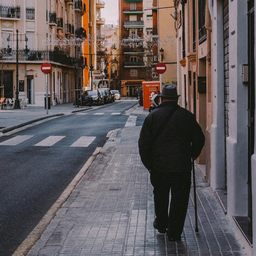
#> input picture cw-partI/No_entry/NoEntry0.bmp, 256 x 256 px, shrunk from 1000 x 1000 before the run
$ python hough.py -n No_entry/NoEntry0.bmp
#> lines starting #> are read from the running program, lines starting #| are printed output that depends on the picture; after the words box and inside, x2 and y2 are one past the last pixel; in counts of white or black regions, pixels touching at a corner belong together
import numpy as np
import matplotlib.pyplot as plt
import cv2
import os
import sys
import argparse

# LOADING THE IMAGE
# Example usage: python hough.py -n No_entry/NoEntry0.bmp
parser = argparse.ArgumentParser(description='no entry detection')
parser.add_argument('-name', '-n', type=str, default='No_entry/NoEntry0.bmp')
args = parser.parse_args()

# /** Global variables */
cascade_name = "NoEntrycascade/cascade.xml"


def detectBox(frame):

	# Pre-processing Image by turning it into Grayscale and normalising lighting
    frame_gray = cv2.cvtColor(frame, cv2.COLOR_BGR2GRAY)
    frame_gray = cv2.equalizeHist(frame_gray)
    # 2. Perform Viola-Jones Object Detection
    no_entry = model.detectMultiScale(frame_gray, scaleFactor=1.05, minNeighbors=5, flags=cv2.CASCADE_SCALE_IMAGE, minSize=(10,10), maxSize=(200,200))
    return no_entry

def houghSpace(frame_edge, rad=30):

    # Initialize the Hough space
    hSpace = np.zeros_like(frame_edge, dtype = np.float32)
    edgePoint = np.column_stack(np.where(frame_edge > 0))

    # vote on the hough space
    for j,k in edgePoint:
        for i in np.linspace(0, 2 * np.pi, 360):
            x = int(j - rad * np.cos(i))
            y = int(k - rad * np.sin(i))
            if 0 <= x < hSpace.shape[1] and 0 <= y < hSpace.shape[0]:
                hSpace[y, x] += 1

    hSpace = cv2.normalize(hSpace, None, 0, 255, cv2.NORM_MINMAX)
    plt.figure(figsize=(10, 10))
    plt.title(f"Hough Space for Radius = {rad}")
    plt.imshow(hSpace, cmap='hot')
    plt.colorbar()
    plt.savefig(f"hough_space_{rad}.png")
    plt.close()

def houghCircle(frame):

    # Pre-processing the image by turinging it into grayscale, apply gaussian blur and canny for better edge detecting
    frame_gray = cv2.cvtColor(frame, cv2.COLOR_BGR2GRAY)
    frame_blur = cv2.GaussianBlur(frame_gray, (9,9), 2)
    frame_edge = cv2.Canny(frame_blur, 50, 150)

    # Saving processed image to detectEdge.jpg
    cv2.imwrite("detectEdge.jpg", frame_edge)

    # Apply Hough circle detection on the image
    circle = cv2.HoughCircles(frame_blur, cv2.HOUGH_GRADIENT,
                              dp= 1.5,
                              minDist= 30,
                              param1= 100,
                              param2= 30,
                              minRadius= 5,
                              maxRadius= 50)
    if circle is not None:
        circle = np.uint16(np.around(circle))

    return circle, frame_edge

def combineDetect(detectVJ, detectCircle):

    matchBox = []

    # Loop around the circle detected by Hough circle and sign detected by Viola-Jones
    if detectCircle is not None:
        for i in detectCircle[0, :]:
            x = int(i[0])
            y = int(i[1])
            r = int(i[2])
            cX = x -r
            cY = y - r
            cWidth = r * 2
            cHeight = r * 2
            if detectCircle is not None:
                for j in detectVJ:
                    vX = int(j[0])
                    vY = int(j[1])
                    vWidth = int(j[2])
                    vHeight = int(j[3])
                    x1 = max(cX, vX)
                    y1 = max(cY, vY)
                    x2 = min(cX + cWidth, vX + vWidth)
                    y2 = min(cY + cHeight, vY + vHeight)
                    intersect = max(0, x2 - x1) * max(0, y2 - y1) #area of intersected box
                    union = ((cWidth * cHeight) # area of hough circle box
                            + (vWidth * vHeight) # area of VJ box
                            - intersect)
                    iou = intersect / union if union > 0 else 0
                    if iou > 0.5: # iou threshold set as 0.5
                        matchBox.append(j)
    return matchBox

def readGroundtruth(filename='groundtruth.txt', frame=None, imageName=None):

    imageName = os.path.basename(imageName)
    truthBox = []
    # read bounding boxes as ground truth
    with open(filename) as f:
        # read each line in text file
        for line in f.readlines():
            content_list = line.strip().split()
            img_name = content_list[0]
            x = int(content_list[1])
            y = int(content_list[2])
            width = int(content_list[3])
            height = int(content_list[4])

            if img_name == imageName:
                start = (x, y)
                end = (x + width, y + height)
                colour = (0, 0, 255)  # Blue for ground truth boxes
                thickness = 2
                truthBox.append((x, y, width, height))
                frame = cv2.rectangle(frame, start, end, colour, thickness)
    return truthBox

# ==== MAIN ==============================================

imageName = args.name

# ignore if no such file is present.
if (not os.path.isfile(imageName)) or (not os.path.isfile(cascade_name)):
    print('No such file')
    sys.exit(1)

# 1. Read Input Image
frame = cv2.imread(imageName, 1)
#> frame is the input picture: shape (256, 256, 3); mean B, G, R 91.5, 90.2, 97.8

# ignore if image is not array.
if not (type(frame) is np.ndarray):
    print('Not image data')
    sys.exit(1)


# 2. Load the Strong Classifier in a structure called `Cascade'
model = cv2.CascadeClassifier(cascade_name)
if not model.load(cascade_name):
    print('--(!)Error loading cascade model')
    exit(0)


# 3. Detect the sign with both method and display it along with the ground truth
detectVJ = detectBox( frame )
#> in detectBox, `frame_gray = cv2.cvtColor(frame, cv2.COLOR_BGR2GRAY)`:
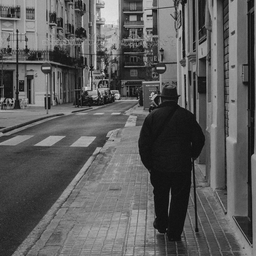
#> frame_gray: shape (256, 256); min 0, max 232, mean 92.6
#> in detectBox, `frame_gray = cv2.equalizeHist(frame_gray)`:
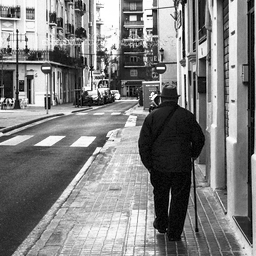
#> frame_gray: shape (256, 256); min 0, max 255, mean 128.4
#> in detectBox, `no_entry = model.detectMultiScale(frame_gray, scaleFactor=1.05, minNei..`: no_entry = ()
#> detectVJ = ()
detectCircle, edgeFrame = houghCircle(frame)
#> in houghCircle, `frame_blur = cv2.GaussianBlur(frame_gray, (9,9), 2)`:
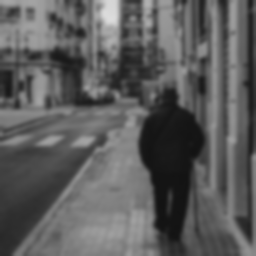
#> frame_blur: shape (256, 256); min 19, max 220, mean 92.5
#> in houghCircle, `frame_edge = cv2.Canny(frame_blur, 50, 150)`:
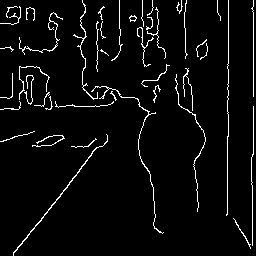
#> frame_edge: shape (256, 256); 4.3% white in thin lines or dots
#> in houghCircle, `circle = cv2.HoughCircles(frame_blur, cv2.HOUGH_GRADIENT, dp= 1.5, min..`: circle = 19 rows, first 8: [134.2, 50.25, 47.45], [71.25, 86.25, 40.85], [167.2, 51.75, 44.15], [179.2, 143.2, 40.85], [2.25, 96.75, 49.1], [216.8, 69.75, 30.95], [116.2, 78.75, 34.25], [30.75, 33.75, 26]
#> in houghCircle, `circle = np.uint16(np.around(circle))`: circle = 19 rows, first 8: [134, 50, 47], [71, 86, 41], [167, 52, 44], [179, 143, 41], [2, 97, 49], [217, 70, 31], [116, 79, 34], [31, 34, 26]
#> detectCircle has the same summary as circle in houghCircle
matchBox = combineDetect(detectVJ, detectCircle)
#> the loop in combineDetect, `for i in detectCircle[0, :]:` made 19 passes
#> (x, y, r, cX, cY, cWidth, cHeight) on passes 1 to 12: (134, 50, 47, 87, 3, 94, 94), (71, 86, 41, 30, 45, 82, 82), (167, 52, 44, 123, 8, 88, 88), (179, 143, 41, 138, 102, 82, 82), (2, 97, 49, -47, 48, 98, 98), (217, 70, 31, 186, 39, 62, 62), (116, 79, 34, 82, 45, 68, 68), (31, 34, 26, 5, 8, 52, 52), (73, 52, 24, 49, 28, 48, 48), (40, 85, 21, 19, 64, 42, 42), (184, 79, 28, 156, 51, 56, 56), (112, 20, 31, 81, -11, 62, 62)
#> after the loop in combineDetect, `for i in detectCircle[0, :]:`: matchBox = []
#> matchBox = []
print(len(matchBox))
#| 0
for i in range(0, len(matchBox)):
        start_point = (matchBox[i][0], matchBox[i][1])
        end_point = (matchBox[i][0] + matchBox[i][2], matchBox[i][1] + matchBox[i][3])
        colour = (0, 255, 0)
        thickness = 2
        frame = cv2.rectangle(frame, start_point, end_point, colour, thickness)
#> this loop made 0 passes
readGroundtruth('groundtruth.txt', frame, imageName)
#> (reads cw-partI/groundtruth.txt from the repository)
#> the loop in readGroundtruth, `for line in f.readlines():` made 45 passes
#> pass 1, in readGroundtruth, `frame = cv2.rectangle(frame, start, end, colour, thickness)`:
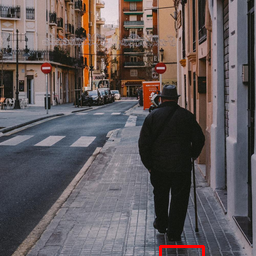
#> frame: shape (256, 256, 3); 0.28% of pixels changed, all inside (x1, y1, x2, y2) = (159, 245, 205, 256)
#> after the loop in readGroundtruth, `for line in f.readlines():`: truthBox = [(160, 246, 43, 43), (605, 245, 45, 43)]

houghSpace(edgeFrame, 30)
#> in houghSpace, `hSpace = np.zeros_like(frame_edge, dtype = np.float32)`: hSpace: shape (256, 256) float32; every value is 0
#> in houghSpace, `edgePoint = np.column_stack(np.where(frame_edge > 0))`: edgePoint = 2843 pairs, first value 0 to 255, second value 0 to 253
#> the loop in houghSpace, `for j,k in edgePoint:` made 2843 passes
#> (j, k) on passes 2 to 4: (0, 119), (0, 142), (0, 152)
#> after the loop in houghSpace, `for j,k in edgePoint:`:
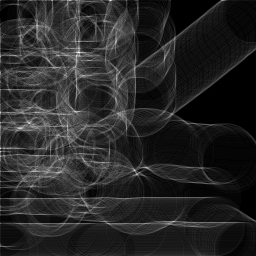
#> hSpace: shape (256, 256) float32; min 0, max 86, mean 13.2; drawn with min black and max white
#> in houghSpace, `plt.savefig(f"hough_space_{rad}.png")`:
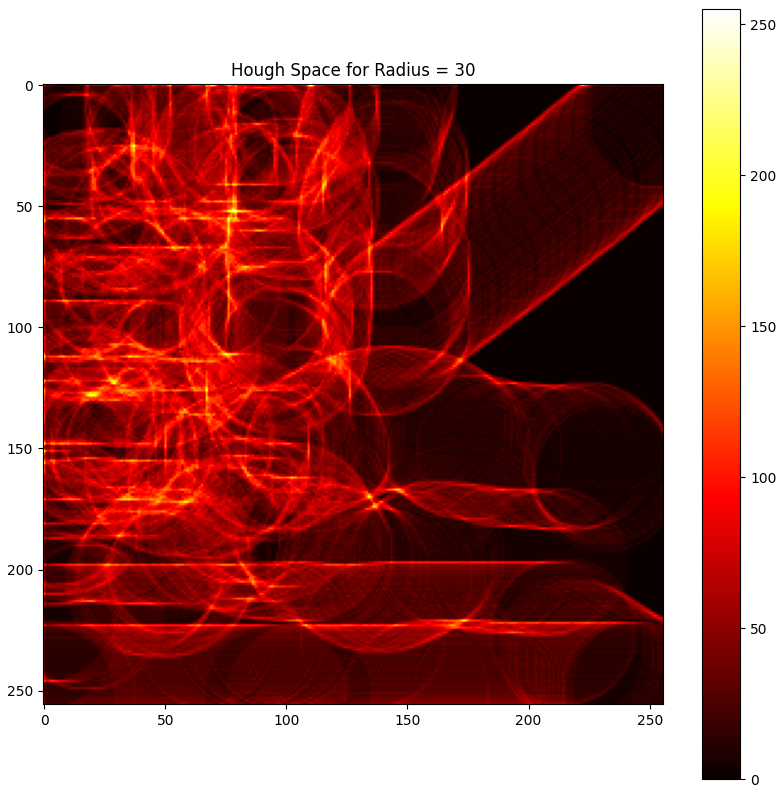
#> figure drawn by matplotlib, 2 panels


# 4. Save Result Image
cv2.imwrite( "detectedVJH.jpg", frame )
